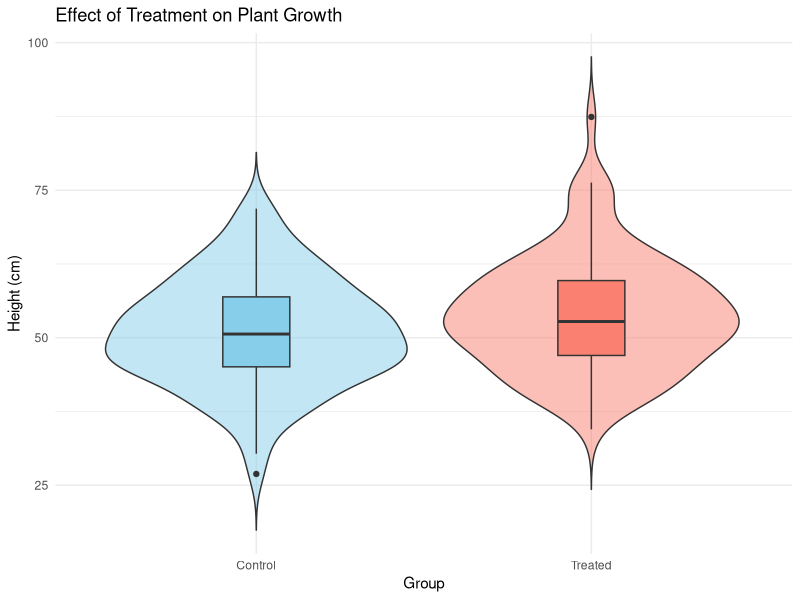
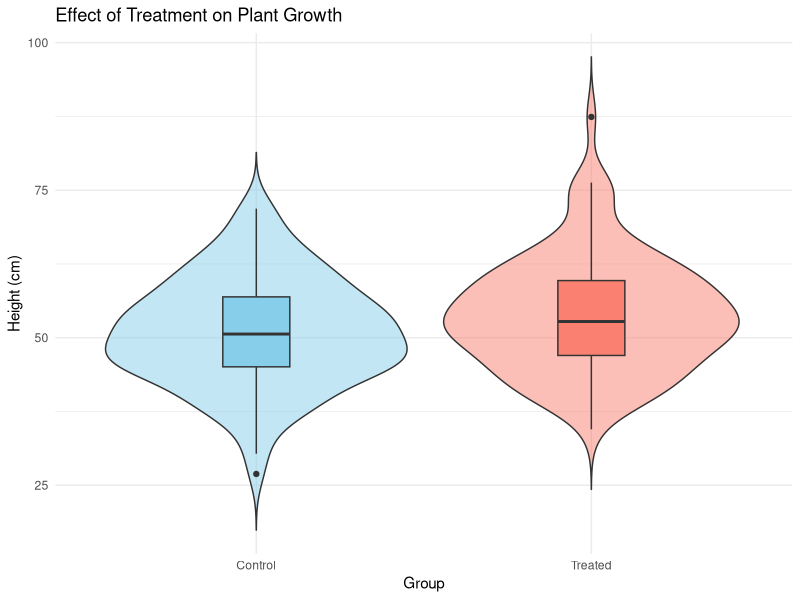

These charts were generated, in order, by the following R code:
# Charger les bibliothèques
library(ggplot2)
library(dplyr)

# Simuler des données pour l'expérience scientifique
set.seed(123)  # Pour la reproductibilité

# Nombre de plantes dans chaque groupe
n <- 100

# Hauteurs des plantes en cm (distribution normale)
height_control <- rnorm(n, mean = 50, sd = 10)  # Groupe témoin
height_treated <- rnorm(n, mean = 55, sd = 10)  # Groupe traité

# Créer un data frame
data <- data.frame(
  group = rep(c("Control", "Treated"), each = n),
  height = c(height_control, height_treated)
)

# Créer la visualisation
p <- ggplot(data, aes(x = group, y = height, fill = group)) +
  geom_violin(trim = FALSE, alpha = 0.5) +  # Graphique de distribution
  geom_boxplot(width = 0.2, position = position_dodge(0.9)) +  # Boxplots
  labs(
    title = "Effect of Treatment on Plant Growth",
    x = "Group",
    y = "Height (cm)"
  ) +
  theme_minimal() +
  theme(legend.position = "none") +
  scale_fill_manual(values = c("Control" = "skyblue", "Treated" = "salmon"))

# Sauvegarder la visualisation
ggsave("plant_growth_visualization.png", plot = p)

# Afficher la visualisation
print(p)
